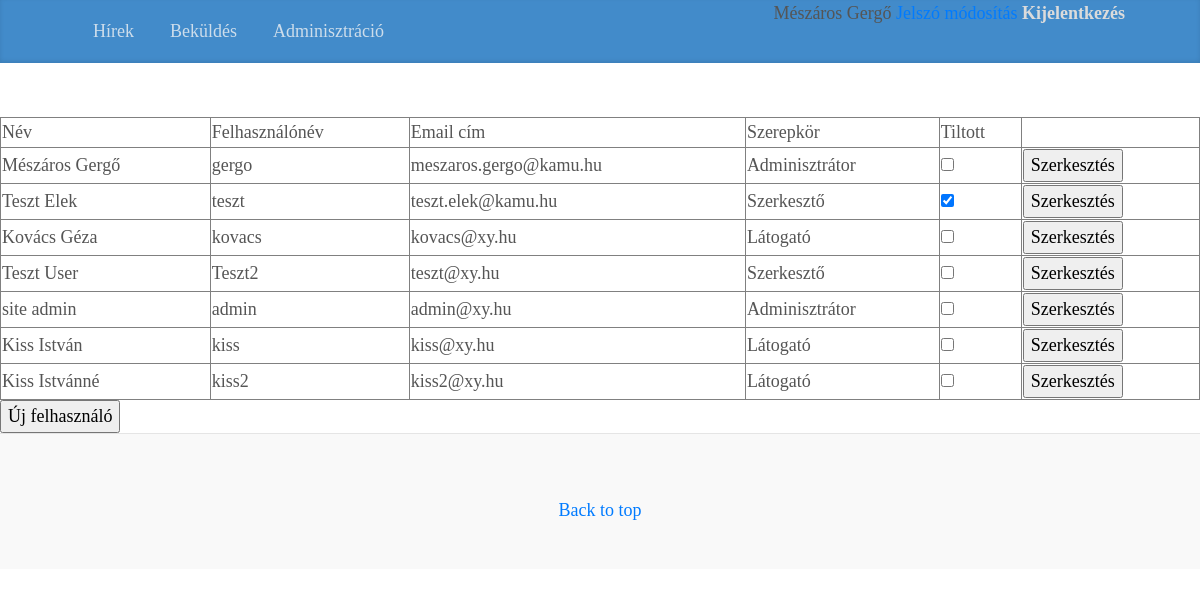
The page /adminisztracio.php (signed in) on the database its author committed.
### tables this page shows
CREATE TABLE `menu` (
  `menu_id` int(2) NOT NULL,
  `title` varchar(255) NOT NULL,
  `link` varchar(255) NOT NULL,
  `role_id` int(1) NOT NULL DEFAULT '3'
);

CREATE TABLE `users` (
  `ID` int(11) NOT NULL,
  `name` varchar(50) NOT NULL,
  `username` varchar(20) NOT NULL,
  `email` varchar(255) NOT NULL,
  `password` char(32) NOT NULL,
  `role_id` int(11) NOT NULL,
  `disabled` tinyint(1) NOT NULL
);

### adminisztracio.php (the view, shortened to what this page needs)
<!doctype html>
<html lang="en">
  <head>
    <link href="assets/bootstrap/css/bootstrap.min.css" rel="stylesheet">
    <link href="assets/css/blog.css" rel="stylesheet">
  </head>
  <body>
  <?php include('menu.php'); ?>
<?php
function roleCheck ($role_id)
{
	switch ($role_id)
	{
		case 1: return "Adminisztrátor"; break;
		case 2: return "Szerkesztő"; break;
		case 3: return "Látogató"; break;
	}
};
if($_SESSION['role_id'] <= 1)
{
	include('config/dbconnect.php');
	$query="select ID, name, username, email, role_id, disabled from users";
	$result=mysqli_query($con, $query) or die ("Failed".$query);
	echo "<form action=edit_user.php method=post>";
	echo "<table width=100% border=1><tr>";
	echo "<tr><td>Név</td><td>Felhasználónév</td><td>Email cím</td><td>Szerepkör</td><td>Tiltott</td><td></td></tr>";
	while (list($ID, $name, $username, $email, $role_id, $disabled)=mysqli_fetch_row($result)){
		echo "
		<tr>
			<form action=edit_user.php method=post>
				<input type=hidden name=ID value=$ID>
				<td><input type=hidden name=name value=$name>$name</td>
				<td><input type=hidden name=username value=$username>$username</td>
				<td><input type=hidden name=email value=$email>$email</td>
				<td><input type=hidden name=role value=$role_id>".roleCheck($role_id)."</td>
				<td>";
				if(!$disabled)
				{
					echo"<input type=checkbox name=disabled value=$disabled>";
				}
				else
				{
					echo"<input type=checkbox name=disabled value=$disabled checked>";
				}
				echo"</td>
				<td><input type=submit value=Szerkesztés></td>
			</form>
		</tr>";
	}
	echo "</form></table>";
	echo"<form action=newuser.php method=post>
    <input type='submit' value='Új felhasználó'/>
	</form>";
}
?>
 <footer class="blog-footer">
      <p>
        <a href="#">Back to top</a>
      </p>
    </footer>
  </body>
</html>

### menu.php (shortened to what this page needs)
<?php
	include('config/dbconnect.php');
	$query = "select title, link, role_id from menu";
	$result = mysqli_query($con,$query) or die ("Nem sikerült".$query);
?>
<header>
	<div class="blog-masthead">
		<div class="container">
		<div class="float-right">
				<span class="username"><?php echo $_SESSION['name']?></span>
				<a class="menu" href="change_password.html">Jelszó módosítás</a>
				<a href="logout.php" class="logout">Kijelentkezés</a>
			</div>
			<nav class="nav">
				<?php
				while ($row = mysqli_fetch_array($result, MYSQLI_ASSOC))
				{
					if ($_SESSION['role_id'] <= $row['role_id'])
					{
						echo "<a class='nav-link' href='".$row['link']."'>".$row['title']."</a>";
					}
				}
				?>
			</nav>
		</div>
	</div>
</header>

### assets/css/blog.css (style rules this page uses)
@media (min-width: 48em) { html { font-size: 18px; } }
body { font-family: Georgia, "Times New Roman", Times, serif; color: #555; }
.container { max-width: 60rem; }
.blog-masthead { margin-bottom: 3rem; background-color: #428bca; box-shadow: inset 0 -.1rem .25rem rgba(0, 0, 0, .1); }
.nav-link { position: relative; padding: 1rem; font-weight: 500; color: #cdddeb; }
.logout { color:#dbdbdb; font-weight: bold; }
.blog-footer { padding: 2.5rem 0; color: #999; text-align: center; background-color: #f9f9f9; border-top: .05rem solid #e5e5e5; }
.blog-footer p:last-child { margin-bottom: 0; }

### rows shown on the page
menu: title "Hírek"
menu: title "Beküldés"
menu: title "Adminisztráció"
users: name "Mészáros Gergő", username "gergo", email "meszaros.gergo@kamu.hu", role "Adminisztrátor"
users: name "Teszt Elek", username "teszt", email "teszt.elek@kamu.hu", role "Szerkesztő"
users: name "Kovács Géza", username "kovacs", email "kovacs@xy.hu", role "Látogató"
users: name "Teszt User", username "Teszt2", email "teszt@xy.hu", role "Szerkesztő"
users: name "site admin", username "admin", email "admin@xy.hu", role "Adminisztrátor"
users: name "Kiss István", username "kiss", email "kiss@xy.hu", role "Látogató"
users: name "Kiss Istvánné", username "kiss2", email "kiss2@xy.hu", role "Látogató"

### other values the page prints
$_SESSION['name'] "Mészáros Gergő"
